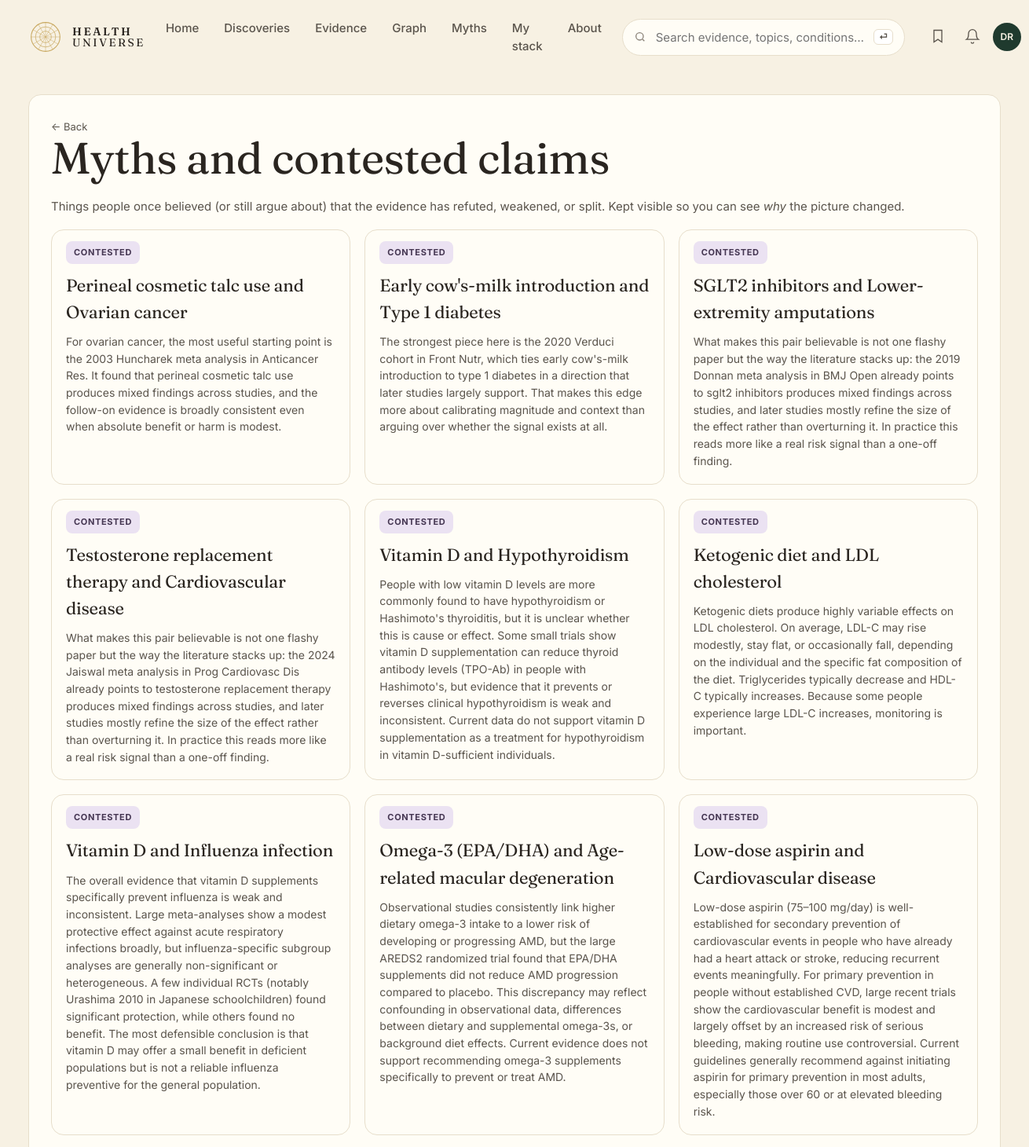
The page /myths (upper part) on the database its author committed.
### tables this page shows
CREATE TABLE edge (
    id              INTEGER PRIMARY KEY,
    factor_id       INTEGER NOT NULL REFERENCES entity(id),
    outcome_id      INTEGER NOT NULL REFERENCES entity(id),
    direction       TEXT NOT NULL CHECK (direction IN (
                      'protective','harmful','neutral','u_shaped','mixed')),
    tier            TEXT NOT NULL CHECK (tier IN ('A','B','C','D','X','deprecated')),
    effect_size     TEXT,         -- qualitative: trivial/small/moderate/large
    effect_quant    TEXT,         -- e.g. "RR 0.82 (0.74-0.91)"
    population      TEXT,         -- e.g. "adults>50; ApoE4 carriers"
    mechanism       TEXT,         -- 1-paragraph plain English
    summary         TEXT,         -- card body copy
    caveats         TEXT,
    seed_source     TEXT NOT NULL CHECK (seed_source IN ('claude_seed','gemma_daily','manual')),
    created_at      TEXT NOT NULL DEFAULT (datetime('now')),
    updated_at      TEXT NOT NULL DEFAULT (datetime('now')),
    last_reviewed   TEXT NOT NULL DEFAULT (datetime('now')), embedding BLOB, embedded_at TEXT,
    UNIQUE(factor_id, outcome_id, population)
);

CREATE TABLE entity (
    id            INTEGER PRIMARY KEY,
    slug          TEXT NOT NULL UNIQUE,
    name          TEXT NOT NULL,
    kind          TEXT NOT NULL CHECK (kind IN (
                    'food','nutrient','supplement','drug','activity',
                    'behavior','environmental','pathogen','gene',
                    'biomarker','condition','process')),
    aliases       TEXT,           -- JSON array
    description   TEXT,
    created_at    TEXT NOT NULL DEFAULT (datetime('now')),
    updated_at    TEXT NOT NULL DEFAULT (datetime('now'))
, embedding BLOB, embedded_at TEXT);

### web/app.py (the view)
@app.get("/myths", response_class=HTMLResponse)
def myths(request: Request):
    with connect() as conn:
        rows = conn.execute("""
            SELECT e.id, e.tier, e.direction, e.summary, e.caveats, e.updated_at,
                   f.name AS f_name, o.name AS o_name,
                   (SELECT reason FROM edge_history h WHERE h.edge_id=e.id
                    AND h.field='tier' ORDER BY h.changed_at DESC LIMIT 1) AS reason
            FROM edge e
            JOIN entity f ON f.id = e.factor_id
            JOIN entity o ON o.id = e.outcome_id
            WHERE e.tier IN ('deprecated','X')
            ORDER BY e.updated_at DESC""").fetchall()
    return render(request, "myths.html", {
        "title": "Myths and contested claims",
        "rows": [dict(r) for r in rows],
    })

### web/templates/myths.html (shortened to what this page needs)
{% extends "base.html" %}
{% block content %}
<section class="list-page">
  <a class="back" href="/">← Back</a>
  <h1>Myths and contested claims</h1>
  <p class="muted">Things people once believed (or still argue about) that the evidence has refuted, weakened, or split. Kept visible so you can see <em>why</em> the picture changed.</p>
  <div class="list-grid">
    {% for r in rows %}
    <a class="feat-card tier-bg-{{ r.tier }}" href="/edge/{{ r.id }}">
      <span class="pill tier-{{ r.tier }}">{{ r.tier == 'X' and 'CONTESTED' or 'DEPRECATED' }}</span>
      <h2>{{ r.f_name }} and {{ r.o_name }}</h2>
      <p>{{ r.summary or "—" }}</p>
    </a>
    {% else %}
    <div class="empty">No myth cards yet. They'll show up after the daily ingest demotes any tier-A/B claim.</div>
    {% endfor %}
  </div>
</section>
{% endblock %}

### web/static/style.css (style rules this page uses)
:root { --bg: #f7f1e3; --bg-soft: #faf6ea; --surface: #fffdf6; --ink: #2a2520; --ink-soft: #5a544c; --muted: #8a8278; --line: #e7decb; --primary: #1f3a2e; --primary-ink: #f7f1e3; --gold: #c9a961; --gold-soft: #e8d8a6; --tier-A: #3b8e5a; --tier-A-bg: #e6efe1; --tier-B: #c8a02a; --tier-B-bg: #f7eecf; --tier-C: #d97757; --tier-C-bg: #f7d9c7; --tier-D: #c44545; --tier-D-bg: #f4cece; --tier-X: #7a6a8c; --tier-X-bg: #ebe2f2; --dir-protective: var(--tier-A); --dir-protective-bg: var(--tier-A-bg); --dir-harmful: var(--tier-D); --dir-harmful-bg: var(--tier-D-bg); --dir-neutral: #8a8278; --dir-neutral-bg: #ece6d8; --dir-mixed: var(--tier-B); --dir-mixed-bg: var(--tier-B-bg); --dir-u_shaped: var(--tier-C); --dir-u_shaped-bg:var(--tier-C-bg); --radius: 16px; --radius-sm: 10px; --shadow-1: 0 1px 2px rgba(40,32,20,.05), 0 8px 24px rgba(40,32,20,.05); }
* { box-sizing: border-box; }
html, body { margin: 0; padding: 0; }
body { background: var(--bg); color: var(--ink); font-family: 'Inter', system-ui, -apple-system, sans-serif; font-size: 15px; line-height: 1.55; -webkit-font-smoothing: antialiased; }
h1, h2, h3, .serif { font-family: 'Fraunces', Georgia, serif; font-weight: 400; letter-spacing: -0.01em; }
h1 { font-size: 56px; line-height: 1.05; margin: 0 0 20px; }
h2 { font-size: 28px; margin: 0; }
p { margin: 0 0 12px; color: var(--ink-soft); }
a { color: inherit; text-decoration: none; }
.muted { color: var(--ink-soft); }
.pill { display: inline-block; font-size: 11px; font-weight: 700; letter-spacing: 0.06em; padding: 6px 10px; border-radius: 8px; background: var(--gold-soft); color: var(--ink); }
.pill.tier-X { background: var(--tier-X-bg); color: #453652; }
.feat-card { position: relative; background: var(--surface); border: 1px solid var(--line); border-radius: var(--radius); padding: 18px; min-height: 200px; display: flex; flex-direction: column; gap: 10px; overflow: hidden; }
.feat-card h2, .feat-card h3 { font-size: 22px; }
.feat-card p { font-size: 14px; color: var(--ink-soft); margin: 0; }
.edge-page, .list-page { background: var(--surface); border: 1px solid var(--line); border-radius: var(--radius); padding: 28px; }
.back { color: var(--ink-soft); font-size: 13px; }
.list-grid { display: grid; grid-template-columns: repeat(3, 1fr); gap: 18px; margin-top: 18px; }
.feat-card { padding-top: 0; }
.feat-card .pill { margin-top: 14px; align-self: flex-start; }
.feat-card > h2, .feat-card > h3, .feat-card > p, .feat-card .feat-meta { padding-left: 0; padding-right: 0; }

### rows shown on the page
edge: tier "CONTESTED", f_name "Perineal cosmetic talc use", o_name "Ovarian cancer", summary "For ovarian cancer, the most useful starting point is the 2003 Huncharek meta analysis in Anticancer Res. It found that perineal cosmetic talc use produces mixed findings across studies, and the follow-on evidence is broadly consistent even when absolute benefit or harm is modest."
edge: tier "CONTESTED", f_name "Early cow's-milk introduction", o_name "Type 1 diabetes", summary "The strongest piece here is the 2020 Verduci cohort in Front Nutr, which ties early cow's-milk introduction to type 1 diabetes in a direction that later studies largely support. That makes this edge more about calibrating magnitude and context than arguing over whether the signal exists at all."
edge: tier "CONTESTED", f_name "SGLT2 inhibitors", o_name "Lower-extremity amputations", summary "What makes this pair believable is not one flashy paper but the way the literature stacks up: the 2019 Donnan meta analysis in BMJ Open already points to sglt2 inhibitors produces mixed findings across studies, and later studies mostly refine the size of the effect rather than overturning it. In practice this reads more like a real risk signal than a one-off finding."
edge: tier "CONTESTED", f_name "Testosterone replacement therapy", o_name "Cardiovascular disease", summary "What makes this pair believable is not one flashy paper but the way the literature stacks up: the 2024 Jaiswal meta analysis in Prog Cardiovasc Dis already points to testosterone replacement therapy produces mixed findings across studies, and later studies mostly refine the size of the effect rather than overturning it. In practice this reads more like a real risk signal than a one-off finding."
edge: tier "CONTESTED", f_name "Vitamin D", o_name "Hypothyroidism", summary "People with low vitamin D levels are more commonly found to have hypothyroidism or Hashimoto's thyroiditis, but it is unclear whether this is cause or effect. Some small trials show vitamin D supplementation can reduce thyroid antibody levels (TPO-Ab) in people with Hashimoto's, but evidence that it prevents or reverses clinical hypothyroidism is weak and inconsistent. Current data do not support vitamin D supplementation as a treatment for hypothyroidism in vitamin D-sufficient individuals."
edge: tier "CONTESTED", f_name "Ketogenic diet", o_name "LDL cholesterol", summary "Ketogenic diets produce highly variable effects on LDL cholesterol. On average, LDL-C may rise modestly, stay flat, or occasionally fall, depending on the individual and the specific fat composition of the diet. Triglycerides typically decrease and HDL-C typically increases. Because some people experience large LDL-C increases, monitoring is important."
edge: tier "CONTESTED", f_name "Vitamin D", o_name "Influenza infection", summary "The overall evidence that vitamin D supplements specifically prevent influenza is weak and inconsistent. Large meta-analyses show a modest protective effect against acute respiratory infections broadly, but influenza-specific subgroup analyses are generally non-significant or heterogeneous. A few individual RCTs (notably Urashima 2010 in Japanese schoolchildren) found significant protection, while others found no benefit. The most defensible conclusion is that vitamin D may offer a small benefit in deficient populations but is not a reliable influenza preventive for the general population."
edge: tier "CONTESTED", f_name "Omega-3 (EPA/DHA)", o_name "Age-related macular degeneration", summary "Observational studies consistently link higher dietary omega-3 intake to a lower risk of developing or progressing AMD, but the large AREDS2 randomized trial found that EPA/DHA supplements did not reduce AMD progression compared to placebo. This discrepancy may reflect confounding in observational data, differences between dietary and supplemental omega-3s, or background diet effects. Current evidence does not support recommending omega-3 supplements specifically to prevent or treat AMD."
edge: tier "CONTESTED", f_name "Low-dose aspirin", o_name "Cardiovascular disease", summary "Low-dose aspirin (75–100 mg/day) is well-established for secondary prevention of cardiovascular events in people who have already had a heart attack or stroke, reducing recurrent events meaningfully. For primary prevention in people without established CVD, large recent trials show the cardiovascular benefit is modest and largely offset by an increased risk of serious bleeding, making routine use controversial. Current guidelines generally recommend against initiating aspirin for primary prevention in most adults, especially those over 60 or at elevated bleeding risk."
